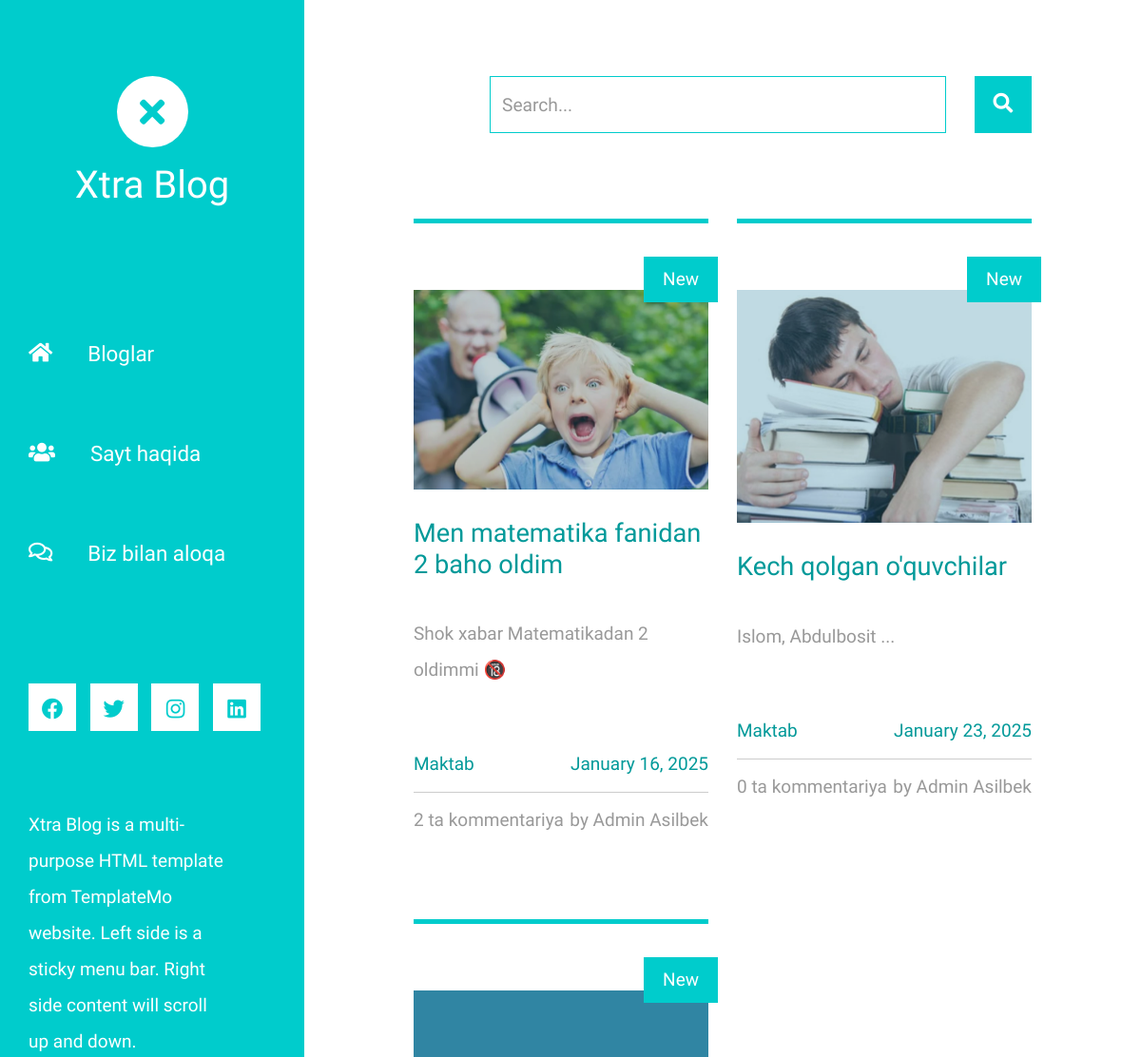
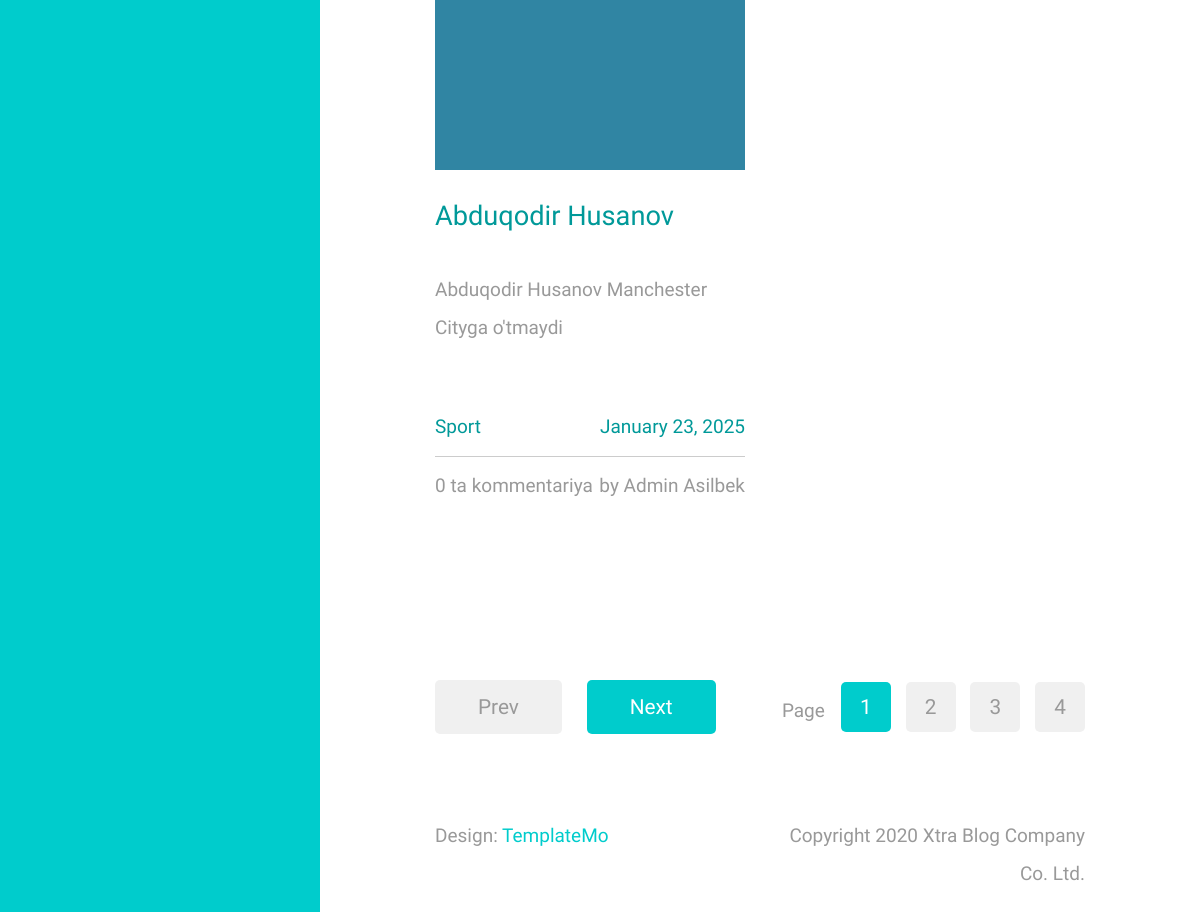
The page / on the database its author committed (2 pictures, top to bottom).
### blogs/models.py (models this page shows, shortened)
class Blog(models.Model):
    title = models.CharField(max_length=250)
    short_description = models.CharField(max_length=500)
    description = models.TextField()
    created_at = models.DateTimeField(auto_now_add=True)
    category_id = models.ForeignKey(Category, on_delete=models.CASCADE, related_name='category')
    def get_birinchi_image(self):
        return BlogImage.objects.filter(blog_id=self.id)[0].image.url
    def get_count_comments(self):
        return Comment.objects.filter(blog_id=self.id).count()

class BlogImage(models.Model):
    image = models.ImageField(upload_to='blog_images/')
    blog_id = models.ForeignKey(Blog, on_delete=models.CASCADE, related_name='blog')

class Category(models.Model):
    title = models.CharField(max_length=150)

### blogs/views.py (the view)
# urls.py: path('', blog_page, name='blogs'),
def blog_page(request):
    bloglar = Blog.objects.all()
    kategoriyalar = Category.objects.all()
    context = {
        'bloglar': bloglar,
        'kategoriyalar': kategoriyalar
    }
    return render(request, template_name='index.html', context=context)

### templates/index.html
{% extends 'base.html' %}
{% block content %}
            <div class="row tm-row">
                {% for blog in bloglar %}
                <article class="col-12 col-md-6 tm-post">
                    <hr class="tm-hr-primary">
                    <a href="{% url 'blog_detail' blog_id=blog.id %}" class="effect-lily tm-post-link tm-pt-60">
                        <div class="tm-post-link-inner">
                            <img src="{{ blog.get_birinchi_image }}" alt="Image" class="img-fluid">
                        </div>
                        <span class="position-absolute tm-new-badge">New</span>
                        <h2 class="tm-pt-30 tm-color-primary tm-post-title">{{ blog.title }}</h2>
                    </a>
                    <p class="tm-pt-30">
                        {{ blog.short_description }}
                    </p>
                    <div class="d-flex justify-content-between tm-pt-45">
                        <span class="tm-color-primary">{{ blog.category_id.title }}</span>
                        <span class="tm-color-primary">{{ blog.created_at|date:"F d, Y" }}</span>
                    </div>
                    <hr>
                    <div class="d-flex justify-content-between">
                        <span>{{blog.get_count_comments}} ta kommentariya</span>
                        <span>by Admin Asilbek</span>
                    </div>
                </article>
                {% endfor %}
            </div>
            <div class="row tm-row tm-mt-100 tm-mb-75">
                <div class="tm-prev-next-wrapper">
                    <a href="#" class="mb-2 tm-btn tm-btn-primary tm-prev-next disabled tm-mr-20">Prev</a>
                    <a href="#" class="mb-2 tm-btn tm-btn-primary tm-prev-next">Next</a>
                </div>
                <div class="tm-paging-wrapper">
                    <span class="d-inline-block mr-3">Page</span>
                    <nav class="tm-paging-nav d-inline-block">
                        <ul>
                            <li class="tm-paging-item active">
                                <a href="#" class="mb-2 tm-btn tm-paging-link">1</a>
                            </li>
                            <li class="tm-paging-item">
                                <a href="#" class="mb-2 tm-btn tm-paging-link">2</a>
                            </li>
                            <li class="tm-paging-item">
                                <a href="#" class="mb-2 tm-btn tm-paging-link">3</a>
                            </li>
                            <li class="tm-paging-item">
                                <a href="#" class="mb-2 tm-btn tm-paging-link">4</a>
                            </li>
                        </ul>
                    </nav>
                </div>
            </div>
{% endblock content %}

### rows shown on the page
Blog: get_birinchi_image (picture), title "Men matematika fanidan 2 baho oldim", short_description "Shok xabar Matematikadan 2 oldimmi 🔞", category_id "Maktab", created_at "January 16, 2025", get_count_comments "2"
Blog: get_birinchi_image (picture), title "Kech qolgan o'quvchilar", short_description "Islom, Abdulbosit ...", category_id "Maktab", created_at "January 23, 2025", get_count_comments "0"
Blog: get_birinchi_image (picture), title "Abduqodir Husanov", short_description "Abduqodir Husanov Manchester Cityga o'tmaydi", category_id "Sport", created_at "January 23, 2025", get_count_comments "0"
